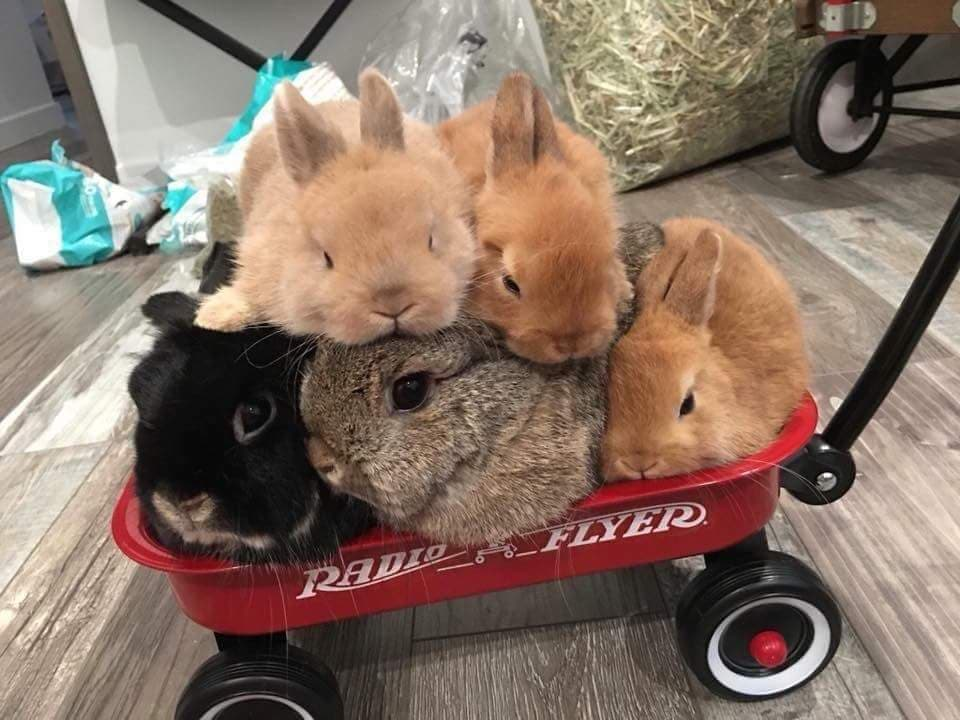
#> input picture images/bunnies/bunnies.jpg, 960 x 720 px
$ python bunnies.py
#> lines starting #> are read from the running program, lines starting #| are printed output that depends on the picture
from PIL import Image

def get_rgb_array(input_image):
    width, height = input_image.size
    image = []  # empty output list

    for h in range(height):
        image.append([])  # new row
        for w in range(width):
            image[-1].append( list( input_image.getpixel((w,h)) ) )
    return image

def update_image_from_array_image(input_image, image_ref):
    height, width = [len(input_image),len(input_image[0])]
    print((width, height))
    print(image_ref.size)
    if (width, height) != image_ref.size:
        raise ValueError

    for h in range(height):
        for w in range(width):
            pixels = input_image[h][w]
            image_ref.putpixel((w,h), tuple(pixels))

def filter_black_white(array):
    new_array = array.deepcopy()
    for r,row in enumerate(array):
        for e,element in enumerate(row):
            light = sum(element)


bunny = Image.open('bunnies.jpg')
#> bunny is the input picture: PIL image 960x720 RGB; mean R, G, B 135.2, 114.6, 101.5

bunny_crop = bunny.crop((120,100, 750, 550))
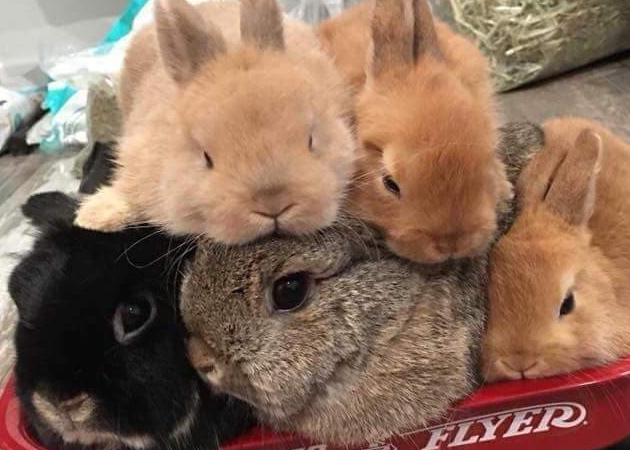
#> bunny_crop: PIL image 630x450 RGB; mean R, G, B 139.3, 109.2, 90.7
bunny_crop.save('bunnies_cropped.jpg')

width, height = bunny_crop.size
#> width = 630; height = 450
bunny_crop = bunny_crop.resize((int(width/5), int(height/5)))
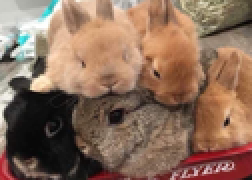
#> bunny_crop: PIL image 126x90 RGB (shown 2 times larger); mean R, G, B 139.3, 109.2, 90.7
width, height = bunny_crop.size
#> width = 126; height = 90

color_array = get_rgb_array(bunny)
#> after the loop in get_rgb_array, `for h in range(height):`: image = 720 items
#> color_array = 720 items
for r,row in enumerate(color_array):
    for e,element in enumerate(row):
        element[0], element[1] = element[1], element[0]
#> after the loop, element = [182, 201, 168]
update_image_from_array_image(color_array, bunny)
#> in update_image_from_array_image, `height, width = [len(input_image),len(input_image[0])]`: height = 720; width = 960
#| (960, 720)
#| (960, 720)
#> after the loop in update_image_from_array_image, `for h in range(height):`:
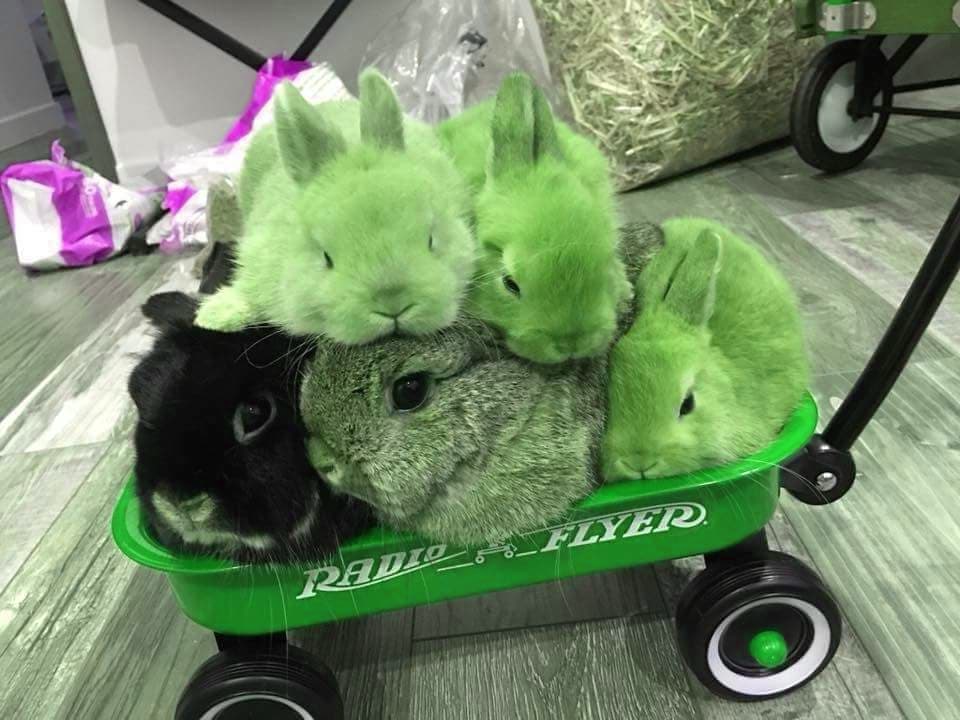
#> image_ref: PIL image 960x720 RGB; mean R, G, B 114.6, 135.2, 101.5

# [6 lines of commented-out code are left out]


bunny.save('bunny_remastered.png')
